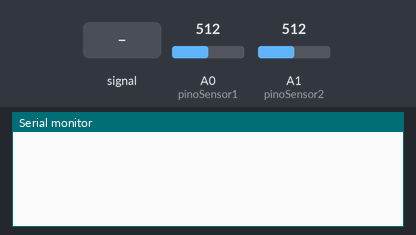
Simulated run of this sketch. Board: Arduino Uno, built with avr-gcc and run on an emulated ATmega328P. On the bench: the last lines printed to the serial monitor. The test bench sets the inputs (shaded band); at power-on: A0 (pinoSensor1) = 512, A1 (pinoSensor2) = 512.

Above: at 1.2 s.
1.3 s: A1 (pinoSensor2) fed a 200 Hz sine of ±81 counts around its level
4.0 s: A0 (pinoSensor1) set to 716
At 4.6 s:
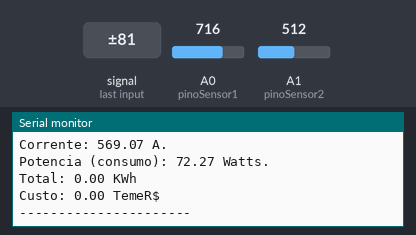
5.5 s: A1 (pinoSensor2) set to 716
At 8.1 s:
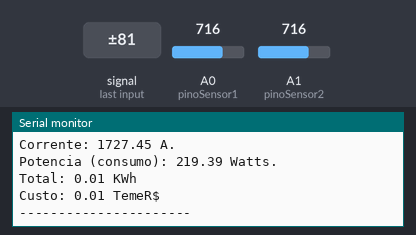
Timing chart, 0 to 9.6 s (numbered marks = the images above; inputs shaded):
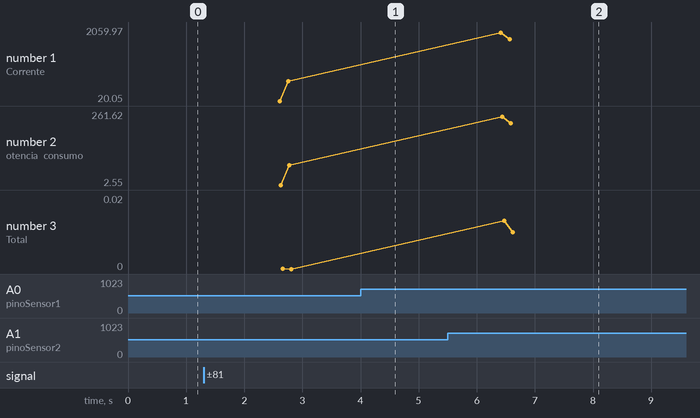

The sketch:

projeto_em_arduino.ino.ino
```cpp
/* importaÃ§Ã£o necessÃ¡ria*/
#include <Wire.h>
#include <SoftwareSerial.h>


//int portaAnalogica[8];
int pinoSensor1 = A0;
int pinoSensor2 = A1;
int sensorValue_aux = 0;
float valorSensor1 = 0;
float valorSensor2 = 0;
float valorCorrente1 = 0;
float valorCorrente2 = 0;
float voltsporUnidade = 0.004887586; // 5/1023
float sensibilidade = 0.100;
float kwh = 0;
float tarifa = 0.56715;
int constanteKwh = 1000;
int constanteHora = 24;
float aux = 0;
float potencia = 0;
float total = 0;
float custo = 0;

//tensÃ£o da rede AC 110 Volts e na verdade (127 volts)
int tensao = 127;
//int tensao = 0;


void setup () {

  //Inicia a Serial
  Serial.begin(9600);
  pinMode(pinoSensor1, INPUT);
  pinMode(pinoSensor2, INPUT);
  //Serial.println("Qual o valor da tensão: ");
  //tensao = Serial.read();


}

void loop() {

if(tensao != 0){
  for (int i = 10000; i > 0; i--) {
    sensorValue_aux = (analogRead (pinoSensor1) -  510);  // le o sensor
    valorSensor1 += pow(sensorValue_aux, 2); // soma os quadrados
  }
  valorSensor1 = (sqrt (valorSensor1 / 10000)) + voltsporUnidade;
  valorCorrente1 = (valorSensor1 / sensibilidade);

  //tratamento para possivel ruido no ACS712
  if (valorCorrente1 <= 0.095) {
    valorCorrente1 = 0;
  }

  for (int i = 10000; i > 0; i--) {
    sensorValue_aux = (analogRead (pinoSensor2) -  510);  // le o sensor
    valorSensor2 += pow(sensorValue_aux, 2); // soma os quadrados
  }
  valorSensor2 = (sqrt (valorSensor2 / 10000)) + voltsporUnidade;
  valorCorrente2 = (valorSensor2 / sensibilidade);

  //tratamento para possivel ruido no ACS712
  if (valorCorrente2 <= 0.095) {
    valorCorrente2 = 0;
  }

  valorSensor1 = 0;
  valorSensor2 = 0;


  //mostra o valor da corrente
  Serial.println("----------------------");
  Serial.print("Sensor na porta: ");
  Serial.println(pinoSensor1);
  Serial.print("Corrente: ");
  Serial.print(valorCorrente1, 2);
  Serial.println(" A.");

  //escreve e calcula a potencia
  Serial.print("Potencia (consumo): ");
  Serial.print(valorCorrente1 * tensao / constanteKwh);
  Serial.println(" Watts.");


  aux += (valorCorrente1 * tensao / constanteKwh) / constanteHora;
  kwh = aux;


  Serial.print("Total: ");
  Serial.print((kwh / constanteKwh), 4);
  Serial.println(" KWh");
  Serial.print("Custo: ");
  Serial.print((kwh * (tarifa) / constanteKwh), 3);
  Serial.println(" TemeR$");
  //Serial.println("----------------------");

  potencia = valorCorrente2 * tensao / constanteKwh;
  total = kwh / constanteKwh;
  custo = (kwh * tarifa) / constanteKwh;
  aux = 0;
  aux += (valorCorrente2 * tensao / constanteKwh) / constanteHora;
  kwh = aux;


  //mostra o valor da corrente
  Serial.println("----------------------");
  Serial.print("Sensor na porta: ");
  Serial.println(pinoSensor2);
  Serial.print("Corrente: ");
  Serial.print(valorCorrente2, 2);
  Serial.println(" A.");

  //escreve e calcula a potencia
  Serial.print("Potencia (consumo): ");
  //Serial.print(valorCorrente2 * tensao / constanteKwh);
  Serial.print(potencia);
  Serial.println(" Watts.");

  Serial.print("Total: ");
  // Serial.print((kwh / constanteKwh), 4);
  Serial.print(total);
  Serial.println(" KWh");
  Serial.print("Custo: ");
  //Serial.print((kwh * (tarifa) / constanteKwh), 3);
  Serial.print(custo);
  Serial.println(" TemeR$");
  Serial.println("----------------------");

  delay (1000);
}

}
```

Measured:
- after the input at 5.5 s, the serial monitor: prints a new line after 1.1 s (image 2)
- plotted number 3: 0 → 0.02 after the input at 5.5 s
